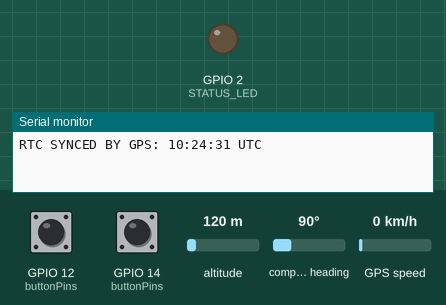
This program was run on a simulated ESP32. Shown: output pins drawn as LEDs (lit = HIGH), the last lines printed to the serial monitor. Inputs (shaded band) come from the test bench; at power-on: GPIO 12 (buttonPins) HIGH, GPIO 14 (buttonPins) HIGH, altitude 120 m, compass heading 90°, GPS speed 0 km/h. No CAN messages arrive unless stated; the local clock reads 2024-03-15 10:24:30 at power-on unless the program sets it; the GPS gets a fix after 3 s at 37.7749, -122.4194 with 8 satellites.

Above: at 1.2 s.
1.3 s: GPIO 12 (buttonPins) pulled LOW for 0.15 s
5.5 s: GPIO 12 (buttonPins) pulled LOW for 3.2 s
At 10.25 s:
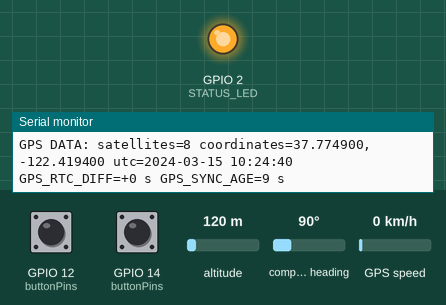
12.7 s: GPIO 14 (buttonPins) pulled LOW for 0.15 s
Timing chart, 0 to 20.3 s (numbered marks = the images above; inputs shaded):
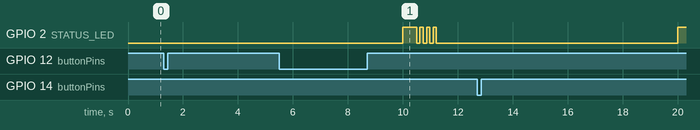

The program:

main.cpp
```cpp
#include <Arduino.h>
#include <Wire.h>
#include <RTClib.h>
#include <TinyGPSPlus.h>
#include "driver/twai.h"

constexpr gpio_num_t CAN_TX = GPIO_NUM_17;
constexpr gpio_num_t CAN_RX = GPIO_NUM_16;
constexpr uint8_t BUTTON_H_PLUS = 14;
constexpr uint8_t BUTTON_LED_PLUS = 12;
constexpr uint8_t GPS_RX = 4;
constexpr uint8_t GPS_TX = 13;
constexpr uint8_t STATUS_LED = 2;

RTC_DS3231 rtc;
TinyGPSPlus gps;
HardwareSerial gpsSerial(1);
bool rtcAvailable = false;
int32_t softwareTimeOffsetMinutes = 0;
uint32_t softwareClockLastMillis = 0;
uint64_t softwareClockMillis = 0;
uint8_t brightness = 0;
uint32_t last3C0 = 0;
uint32_t last6B6 = 0;
uint32_t lastButtonScan = 0;
uint32_t lastTimeStatus = 0;
uint32_t lastGpsAdjustment = 0;
uint8_t canLedPulsesRemaining = 0;
uint32_t canLedOffAt = 0;
uint32_t canLedNextPulseAt = 0;
uint32_t lastGpsLedReport = 0;
uint32_t gpsLedOffAt = 0;
uint32_t gpsLedNextPulseAt = 0;
uint8_t gpsLedLongRemaining = 0;
uint8_t gpsLedShortRemaining = 0;
bool previousButtonState[2] = {};
uint32_t buttonPressStarted[2] = {};
bool buttonLongHandled[2] = {};
bool clockStopped = false;

const uint8_t buttonPins[2] = {BUTTON_H_PLUS, BUTTON_LED_PLUS};

void printHexByte(uint8_t value) {
  if (value < 0x10) Serial.print('0');
  Serial.print(value, HEX);
}

void printData(const uint8_t *data, uint8_t length) {
  for (uint8_t i = 0; i < length; ++i) {
    if (i) Serial.print(' ');
    printHexByte(data[i]);
  }
}

bool sendCan(uint16_t id, const uint8_t *data, uint8_t length) {
  twai_message_t message = {};
  message.identifier = id;
  message.data_length_code = length;
  memcpy(message.data, data, length);
  const bool success = twai_transmit(&message, pdMS_TO_TICKS(20)) == ESP_OK;
  canLedPulsesRemaining = success ? 0 : 1;
  canLedNextPulseAt = millis();
  return success;
}

void send3C0() {
  const uint8_t data[4] = {0x00, 0x02, 0x03, 0x00};
  sendCan(0x3C0, data, 4);
}

DateTime currentTime() {
  if (rtcAvailable) return rtc.now();

  const uint32_t now = millis();
  softwareClockMillis += static_cast<uint32_t>(now - softwareClockLastMillis);
  softwareClockLastMillis = now;
  const int64_t totalSeconds = static_cast<int64_t>(softwareClockMillis / 1000) +
                               static_cast<int64_t>(softwareTimeOffsetMinutes) * 60;
  int64_t daySeconds = totalSeconds % 86400;
  if (daySeconds < 0) daySeconds += 86400;
  return DateTime(2000, 1, 1, daySeconds / 3600,
                  (daySeconds / 60) % 60, daySeconds % 60);
}

void send6B6Time() {
  const DateTime now = currentTime();
  const uint8_t data[8] = {
      0x00, 0x00, 0x00,
      now.hour(), now.minute(), now.second(), 0x00, 0x00};
  sendCan(0x6B6, data, 8);
}

void printTimeStatus() {
  const DateTime now = currentTime();
  Serial.printf("TIME=%02d:%02d:%02d SOURCE=%s\n",
                now.hour(), now.minute(), now.second(),
                rtcAvailable ? "DS3231" : "ESP32 SOFTWARE CLOCK");

  Serial.print("GPS DATA: satellites=");
  if (gps.satellites.isValid()) {
    Serial.print(gps.satellites.value());
  } else {
    Serial.print("N/A");
  }

  Serial.print(" coordinates=");
  if (gps.location.isValid()) {
    Serial.printf("%.6f,%.6f", gps.location.lat(), gps.location.lng());
  } else {
    Serial.print("N/A");
  }

  Serial.print(" utc=");
  if (gps.date.isValid() && gps.time.isValid()) {
    Serial.printf("%04d-%02d-%02d %02d:%02d:%02d",
                  gps.date.year(), gps.date.month(), gps.date.day(),
                  gps.time.hour(), gps.time.minute(), gps.time.second());
  } else {
    Serial.print("N/A");
  }

  Serial.print(" GPS_RTC_DIFF=");
  if (rtcAvailable && gps.time.isValid() &&
      gps.time.minute() <= 59 && gps.time.second() <= 59) {
    const int rtcSeconds = now.minute() * 60 + now.second();
    const int gpsSeconds = gps.time.minute() * 60 + gps.time.second();
    int difference = gpsSeconds - rtcSeconds;
    if (difference > 1800) difference -= 3600;
    if (difference < -1800) difference += 3600;
    Serial.printf("%+d s", difference);
  } else {
    Serial.print("N/A");
  }

  Serial.print(" GPS_SYNC_AGE=");
  if (lastGpsAdjustment != 0) {
    Serial.printf("%lu s", static_cast<unsigned long>(
        (millis() - lastGpsAdjustment) / 1000));
  } else {
    Serial.print("N/A");
  }
  Serial.println();
}

void send6BDLight() {
  const uint8_t data[8] = {
      brightness, brightness, brightness, brightness,
      brightness, brightness, brightness, brightness};
  if (sendCan(0x6BD, data, 8)) {
    Serial.print("ID=0x6BD DATA=");
    printData(data, 8);
    Serial.println();
  }
}

void send6BDOff() {
  const uint8_t data[8] = {0, 0, 0, 0, 0, 0, 0, 0};
  sendCan(0x6BD, data, 8);
}

void stopClock() {
  if (clockStopped) return;
  send6BDOff();
  clockStopped = true;
  Serial.println("CLOCK STOPPED");
}

void resumeClock() {
  if (!clockStopped) return;
  clockStopped = false;
  send6BDLight();
  Serial.println("CLOCK RESUMED");
}

void adjustTime(int8_t hours, int8_t minutes) {
  if (!rtcAvailable) {
    softwareTimeOffsetMinutes =
        (softwareTimeOffsetMinutes + hours * 60 + minutes) % (24 * 60);
    return;
  }
  DateTime now = rtc.now();
  int32_t totalMinutes = static_cast<int32_t>(now.hour()) * 60 + now.minute();
  totalMinutes += hours * 60 + minutes;
  while (totalMinutes < 0) totalMinutes += 24 * 60;
  totalMinutes %= 24 * 60;
  rtc.adjust(DateTime(now.year(), now.month(), now.day(),
                      totalMinutes / 60, totalMinutes % 60, now.second()));
}

void handleButtons() {
  if (millis() - lastButtonScan < 30) return;
  lastButtonScan = millis();

  for (uint8_t i = 0; i < 2; ++i) {
    const bool pressed = digitalRead(buttonPins[i]) == LOW;
    if (pressed && !previousButtonState[i]) {
      buttonPressStarted[i] = millis();
      buttonLongHandled[i] = false;
      const bool wasClockStopped = clockStopped;
      if (wasClockStopped) resumeClock();
      if (i == 0 && !wasClockStopped) adjustTime(1, 0);
      if (i == 0) send6B6Time();
    }

    if (pressed && i == 1 && !buttonLongHandled[i] &&
        millis() - buttonPressStarted[i] > 1000) {
      buttonLongHandled[i] = true;
      stopClock();
    }

    if (!pressed && previousButtonState[i] && i == 1 &&
        !buttonLongHandled[i]) {
      brightness = brightness < 100 ? brightness + 1 : 0;
      send6BDLight();
    }
    previousButtonState[i] = pressed;
  }
}

void handleGps() {
  while (gpsSerial.available() > 0) {
    const char c = static_cast<char>(gpsSerial.read());
    gps.encode(c);
  }

  const bool validGpsDateTime =
      gps.date.isValid() && gps.time.isValid() &&
      gps.date.age() < 1500 && gps.time.age() < 1500 &&
      gps.time.isUpdated() &&
      gps.date.year() >= 2020 && gps.date.month() >= 1 &&
      gps.date.month() <= 12 && gps.date.day() >= 1 &&
      gps.date.day() <= 31 && gps.time.hour() <= 23 &&
      gps.time.minute() <= 59 && gps.time.second() <= 59;

  if (!rtcAvailable || !validGpsDateTime ||
      millis() - lastGpsAdjustment < 1000) {
    return;
  }

  const DateTime now = rtc.now();
  const int rtcSeconds = now.minute() * 60 + now.second();
  const int gpsSeconds = gps.time.minute() * 60 + gps.time.second();
  int difference = gpsSeconds - rtcSeconds;
  if (difference > 1800) difference -= 3600;
  if (difference < -1800) difference += 3600;

  const bool hourElapsed = lastGpsAdjustment == 0 ||
      millis() - lastGpsAdjustment >= 3600000UL;
  if (!hourElapsed && abs(difference) <= 2) {
    return;
  }

  // Keep the manually selected hour offset while carrying across hour/day boundaries.
  rtc.adjust(now + TimeSpan(difference));
  lastGpsAdjustment = millis();
  Serial.printf("RTC SYNCED BY GPS: %02d:%02d:%02d UTC\n",
                gps.time.hour(), gps.time.minute(), gps.time.second());
}

void handleGpsLed() {
  const uint32_t now = millis();

  if (canLedOffAt != 0 && static_cast<int32_t>(now - canLedOffAt) >= 0) {
    digitalWrite(STATUS_LED, LOW);
    canLedOffAt = 0;
    canLedNextPulseAt = now + 120;
  }

  if (canLedOffAt == 0 && canLedPulsesRemaining != 0 &&
      static_cast<int32_t>(now - canLedNextPulseAt) >= 0) {
    digitalWrite(STATUS_LED, HIGH);
    canLedOffAt = now + 50;
    --canLedPulsesRemaining;
  }

  if (canLedOffAt != 0 || canLedPulsesRemaining != 0) return;

  if (gpsLedOffAt != 0 && static_cast<int32_t>(now - gpsLedOffAt) >= 0) {
    digitalWrite(STATUS_LED, LOW);
    gpsLedOffAt = 0;
    gpsLedNextPulseAt = now + 120;
  }

  if (gpsLedOffAt == 0 &&
      (gpsLedLongRemaining != 0 || gpsLedShortRemaining != 0) &&
      static_cast<int32_t>(now - gpsLedNextPulseAt) >= 0) {
    const bool longPulse = gpsLedLongRemaining != 0;
    digitalWrite(STATUS_LED, HIGH);
    gpsLedOffAt = now + (longPulse ? 500 : 120);
    if (longPulse) {
      --gpsLedLongRemaining;
    } else {
      --gpsLedShortRemaining;
    }
  }

  if (now - lastGpsLedReport >= 10000 && gpsLedOffAt == 0 &&
      gpsLedLongRemaining == 0 && gpsLedShortRemaining == 0) {
    lastGpsLedReport = now;
    const uint32_t satellites = gps.satellites.isValid()
        ? gps.satellites.value() : 0;
    if (satellites == 0 && gps.date.isValid() && gps.time.isValid()) {
      gpsLedShortRemaining = 1;
    } else if (satellites != 0) {
      gpsLedLongRemaining = satellites / 5;
      gpsLedShortRemaining = satellites % 5;
    }
    gpsLedNextPulseAt = now;
  }
}

void setupCan() {
  twai_general_config_t general = TWAI_GENERAL_CONFIG_DEFAULT(CAN_TX, CAN_RX, TWAI_MODE_NORMAL);
  twai_timing_config_t timing = TWAI_TIMING_CONFIG_500KBITS();
  twai_filter_config_t filter = TWAI_FILTER_CONFIG_ACCEPT_ALL();
  if (twai_driver_install(&general, &timing, &filter) != ESP_OK ||
      twai_start() != ESP_OK) {
    Serial.println("TWAI INIT=ERROR");
    return;
  }
  Serial.println("TWAI INIT=OK 500 kbps TX=GPIO17 RX=GPIO16");
}

void setup() {
  Serial.begin(115200);
  gpsSerial.begin(9600, SERIAL_8N1, GPS_RX, GPS_TX);
  pinMode(STATUS_LED, OUTPUT);
  digitalWrite(STATUS_LED, LOW);
  Wire.begin(21, 22);
  for (uint8_t pin : buttonPins) {
    pinMode(pin, INPUT_PULLUP);
  }

  if (!rtc.begin()) {
    Serial.println("DS3231 INIT=ERROR");
  } else {
    rtcAvailable = true;
    Serial.println("DS3231 INIT=OK");
    if (rtc.lostPower()) {
      Serial.println("DS3231 WARNING: CLOCK NOT SET / LOST POWER");
    }
  }

  setupCan();
  const uint32_t now = millis();
  last3C0 = now - 1000;
  last6B6 = now - 1000;
  lastTimeStatus = now - 5000;
}

void loop() {
  handleGps();
  handleGpsLed();
  handleButtons();
  const uint32_t now = millis();

  if (now - last3C0 >= 1000) {
    last3C0 = now;
    send3C0();
  }
  if (!clockStopped && now - last6B6 >= 1000) {
    last6B6 = now;
    send6B6Time();
  }

  if (now - lastTimeStatus >= 5000) {
    lastTimeStatus = now;
    printTimeStatus();
  }
}
```
